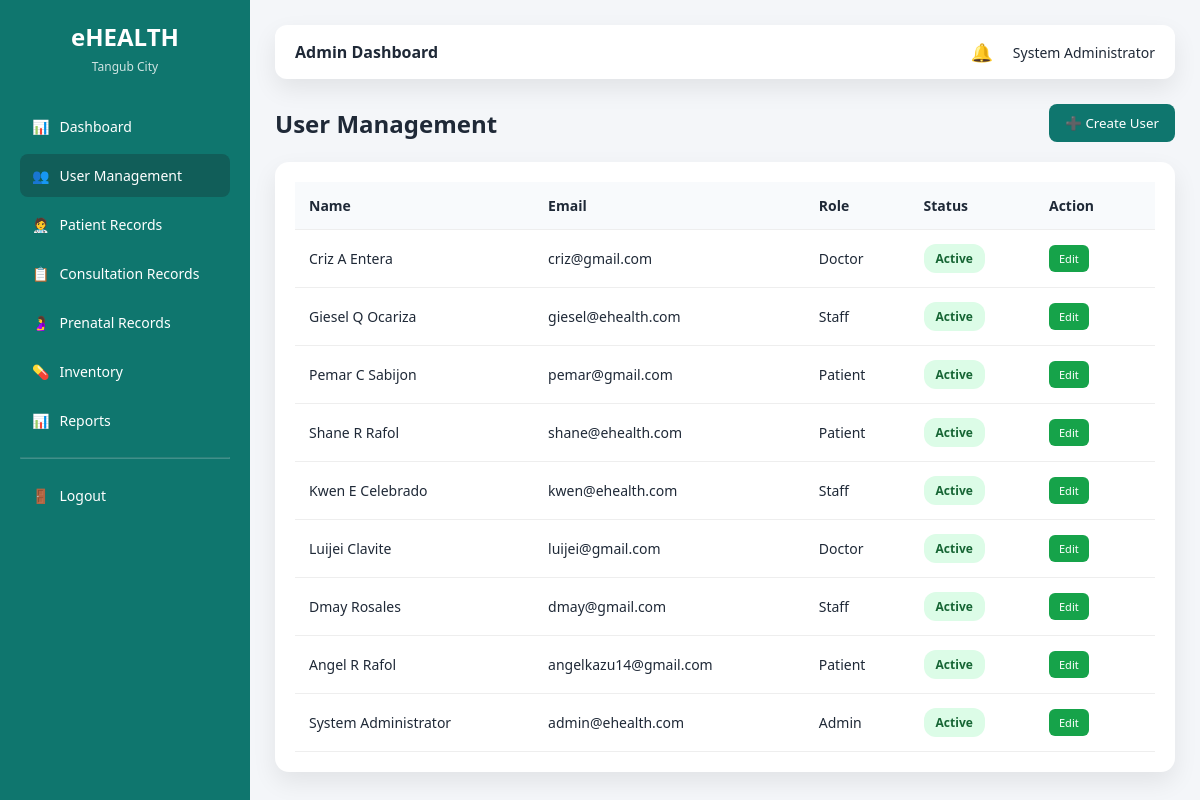
Before: /admin/users.php (signed in) with the older database file.
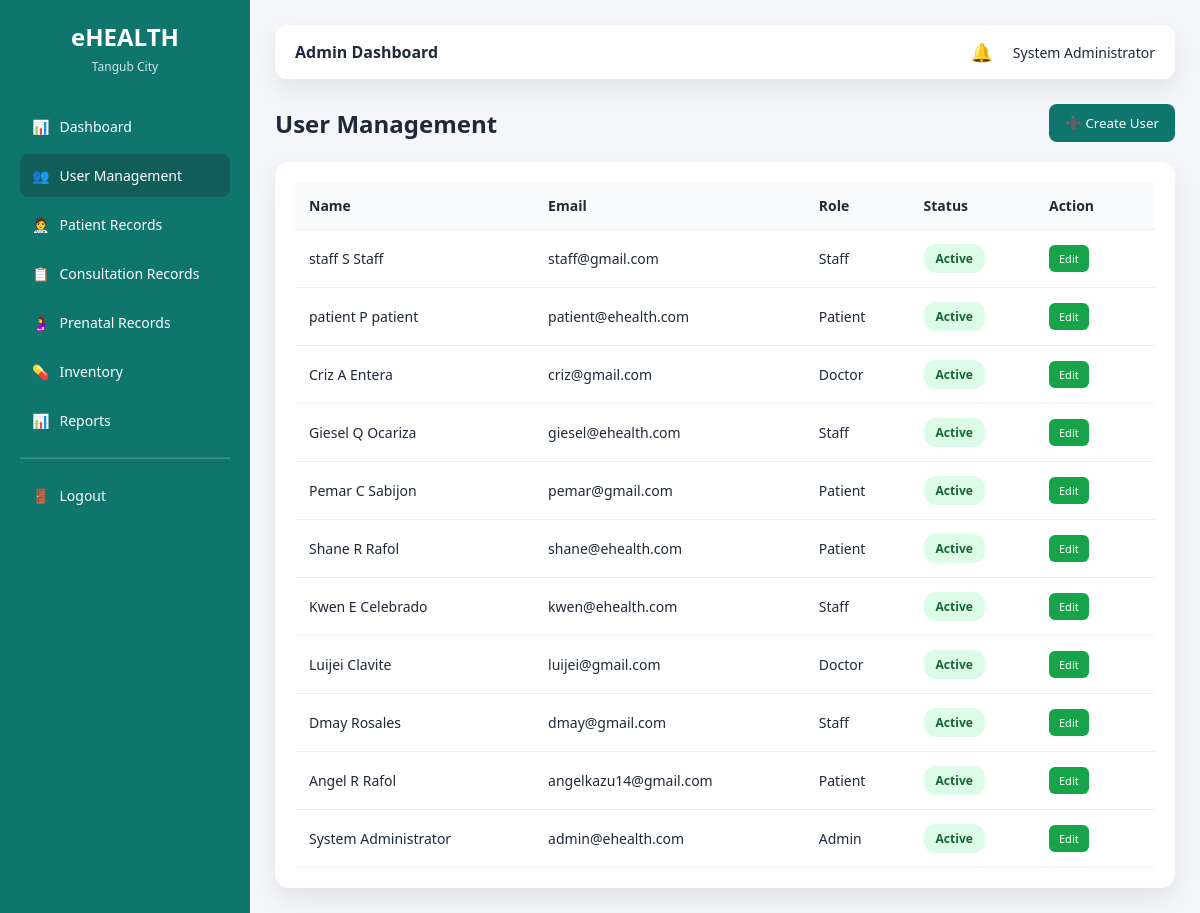
After: the same page with the newer database file.
### tables this page shows
CREATE TABLE `users` (
  `user_id` int(11) NOT NULL,
  `full_name` varchar(100) NOT NULL,
  `email` varchar(100) NOT NULL,
  `password` varchar(255) NOT NULL,
  `role` enum('admin','staff','doctor','patient') NOT NULL,
  `status` enum('active','inactive') DEFAULT 'active',
  `created_at` timestamp NOT NULL DEFAULT current_timestamp()
);

### admin/users.php (the view, shortened to what this page needs)
<?php
require_once "../config/database.php";
$users = mysqli_query($conn, "SELECT user_id, full_name, email, role, status FROM users ORDER BY created_at DESC");
?>
<!DOCTYPE html>
<html>
<head>
    <link rel="stylesheet" href="../assets/css/ui.css">
</head>
<body>
<div class="layout">
<?php require_once "../layouts/sidebar.php"; ?>
<main class="main">
<?php require_once "../layouts/topbar.php"; ?>
<div class="page-header">
    <h2>User Management</h2>
    <button class="btn-primary" onclick="openModal()">➕ Create User</button>
</div>
<div class="card">
<table>
<thead>
<tr>
    <th>Name</th>
    <th>Email</th>
    <th>Role</th>
    <th>Status</th>
    <th style="width:120px;">Action</th>
</tr>
</thead>
<tbody>
<?php while ($u = mysqli_fetch_assoc($users)): ?>
<tr>
    <td><?= htmlspecialchars($u['full_name']) ?></td>
    <td><?= htmlspecialchars($u['email']) ?></td>
    <td><?= ucfirst($u['role']) ?></td>
    <td>
        <span class="status <?= $u['status'] ?>">
            <?= ucfirst($u['status']) ?>
        </span>
    </td>
    <td>
        <a href="user_edit.php?id=<?= $u['user_id'] ?>" class="btn btn-success btn-sm">Edit</a>
    </td>
</tr>
<?php endwhile; ?>
</tbody>
</table>
</div>
</main>
</div>
</body>
</html>

Changed rows visible on the page:
added users: full_name "staff S Staff", email "staff@gmail.com", role "Staff", status "Active"
added users: full_name "patient P patient", email "patient@ehealth.com", role "Patient", status "Active"
